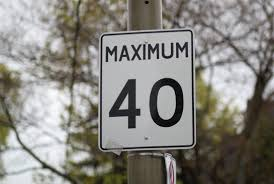
#> input picture speedsign3.jpg, 274 x 184 px
$ python classify_sign_template.py   (Python 2 division)   (older library calls are emulated)
#> lines starting #> are read from the running program, lines starting #| are printed output that depends on the picture; after the words box and inside, x2 and y2 are one past the last pixel; in counts of white or black regions, pixels touching at a corner belong together
import cv2
import numpy as np
import random as rng

WARPED_XSIZE = 200
WARPED_YSIZE = 300

canny_thresh = 120;

#############


#Open CV 3 Python 2

############
VERY_LARGE_VALUE = 100000

NO_MATCH            =  0
STOP_SIGN           =  1
SPEED_LIMIT_40_SIGN =  2
SPEED_LIMIT_80_SIGN =  3
SPEED_LIMIT_100_SIGN = 4
YIELD_SIGN           = 5

def show_image_simple(image):
    cv2.imshow('img',image)
    cv2.waitKey(0)
    cv2.destroyAllWindows()

font = cv2.FONT_HERSHEY_COMPLEX
def write_on_image(image, text):
    fontFace = cv2.FONT_HERSHEY_DUPLEX;
    fontScale = 2.0
    thickness = 3
    textOrg = (10, 130)
    cv2.putText(image, text, textOrg, fontFace, fontScale, thickness, 8);
    return image

def identify():
    image = cv2.imread("speedsign3.jpg")
#> image is the input picture: shape (184, 274, 3); mean B, G, R 127.4, 133.2, 135.3
    # [4 lines of commented-out code are left out]
    image = cv2.imread("stop4.jpg")
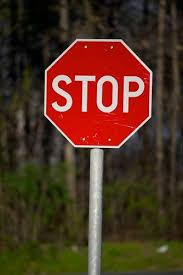
#> input picture stop4.jpg, 183 x 275 px
#> image is the input picture: shape (275, 183, 3); mean B, G, R 33.4, 50.3, 79.2
    forty_template = cv2.imread("speed_40.bmp")
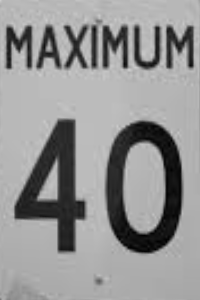
#> input picture speed_40.bmp, 200 x 300 px
#> forty_template is the input picture: shape (300, 200, 3); min 0, max 205, mean 147.4
    print('forty template',forty_template.shape)
#| forty template (300, 200, 3)
    forty_template = cv2.cvtColor(forty_template, cv2.COLOR_BGR2GRAY )
#> forty_template: shape (300, 200)
    eighty_template = cv2.imread("speed_80.bmp")
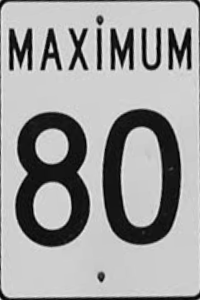
#> input picture speed_80.bmp, 200 x 300 px
#> eighty_template is the input picture: shape (300, 200, 3); min 1, max 243, mean 158.8
    print('eighty template',eighty_template.shape)
#| eighty template (300, 200, 3)
    eighty_template = cv2.cvtColor(eighty_template, cv2.COLOR_BGR2GRAY )
#> eighty_template: shape (300, 200)
    one_hundred_template = cv2.imread("speed_100.bmp")
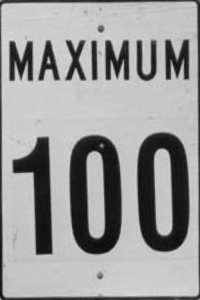
#> input picture speed_100.bmp, 200 x 300 px
#> one_hundred_template is the input picture: shape (300, 200, 3); min 7, max 221, mean 154.9
    print('one hundred template',one_hundred_template.shape)
#| one hundred template (300, 200, 3)
    one_hundred_template = cv2.cvtColor(one_hundred_template, cv2.COLOR_BGR2GRAY )
#> one_hundred_template: shape (300, 200)

    print("Reading forty template")
    show_image_simple(eighty_template)
    print("Reading eighty template")
    show_image_simple(forty_template)
    print("Reading one hundred template")
    show_image_simple(one_hundred_template)

    image_original = image.copy()
    image = cv2.cvtColor( image, cv2.COLOR_BGR2GRAY )
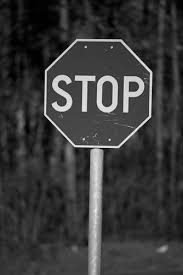
#> image: shape (275, 183); min 0, max 245, mean 57
    image_bw = image.copy()
    image = cv2.blur( image_bw, (3,3) )
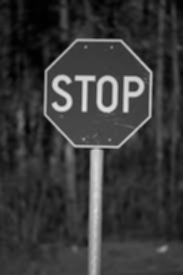
#> image: shape (275, 183); min 1, max 224, mean 57
    sign_recog_result = NO_MATCH


    edges = cv2.Canny(image,canny_thresh , canny_thresh*2 )
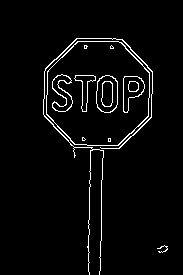
#> edges: shape (275, 183); 3.5% white in thin lines or dots, all inside (x1, y1, x2, y2) = (43, 38, 168, 275)
    im2,contours, hierarchy =  cv2.findContours(edges, cv2.RETR_LIST, cv2.CHAIN_APPROX_SIMPLE ) # all the contours in the canny image
#> contours = 24 contours, 9 with area under 20; largest, box (x1, y1, x2, y2) and area: (46, 41, 150, 146) 8804, (46, 41, 150, 146) 8712, (96, 75, 118, 113) 678, (96, 75, 118, 113) 660, (123, 76, 145, 113) 464


    cnt = contours[0]
#> cnt = contour of 28 points, box (x1, y1, x2, y2) (157, 245, 168, 253), area 6
    max_area = None
    for d in contours:      # iterate through all contours
        if cv2.contourArea(d) > max_area: # find the largest contour
            cnt = d
            max_area = cv2.contourArea(d)
#> this loop made 1 pass
    epsilon = 0.02*cv2.arcLength(cnt,True)
    approx = cv2.approxPolyDP(cnt,epsilon,True)
    cv2.drawContours(im2, [approx], -1, (0, 225, 0), 3)

    show_image_simple(im2)

    print approx
    if len(approx) ==4: # a speed sign
        rect1 = approx.reshape (4,2)
        rect = np.zeros((4,2) ,np.float32)

        s = rect1.sum(axis =1)
        rect[0] = rect1[np.argmin(s)]
        rect[2] = rect1[np.argmax(s)]
        diff = np.diff(rect1 , axis = 1)
        rect[1] = rect1[np.argmin(diff)]
        rect[3] =  rect1[np.argmax(diff)]


        dst = np.array([[0, 0],
                      [WARPED_XSIZE, 0],
                      [WARPED_XSIZE, WARPED_YSIZE],
                      [0, WARPED_YSIZE]], np.float32)

        M = cv2.getPerspectiveTransform(rect, dst)
        warped = cv2.warpPerspective(image_bw, M, (WARPED_XSIZE, WARPED_YSIZE))

        # find which image matches with the template
        match = cv2.matchTemplate(warped,forty_template, cv2.TM_CCOEFF_NORMED)
        if (match >=0.85): # very close to a match
            sign_recog_result = forty_template

        match = cv2.matchTemplate(warped,eighty_template, cv2.TM_CCOEFF_NORMED)
        if (match >=0.85):
            sign_recog_result = SPEED_LIMIT_80_SIGN


        match = cv2.matchTemplate(warped,one_hundred_template, cv2.TM_CCOEFF_NORMED)
        if (match >=0.85):
            sign_recog_result = SPEED_LIMIT_100_SIGN


    elif len (approx) == 3: #yield sign
        sign_recog_result = YIELD_SIGN


    elif len(approx) == 8: #stop sign
        sign_recog_result = STOP_SIGN

    else: # no match for 70 speed sign
        sign_recog_result = NO_MATCH


    show_image_simple(image_original)


    if sign_recog_result == NO_MATCH:
        sign_string = "No match"
        file_string = "No_match.jpg"
    elif sign_recog_result == STOP_SIGN:
        sign_string = "Stop sign"
        file_string = "Stop_sign.jpg"
    elif sign_recog_result == SPEED_LIMIT_40_SIGN:
        sign_string = "40_sign"
        file_string = "40_sign.jpg"
    elif sign_recog_result == SPEED_LIMIT_80_SIGN:
        sign_string = "80_sign"
        file_string = "80_sign.jpg"
    elif sign_recog_result == SPEED_LIMIT_100_SIGN:
        sign_string = "100_sign"
        file_string = "100_sign.jpg"
    elif sign_recog_result == YIELD_SIGN:
        sign_string = "Yield sign"
        file_string = "Yield_sign.jpg"

    # save the results
    print(sign_string)
    result = write_on_image(image_original, sign_string)
    cv2.imwrite(file_string, result)


#> (the run stopped early here; a loop or call above may not have finished)
